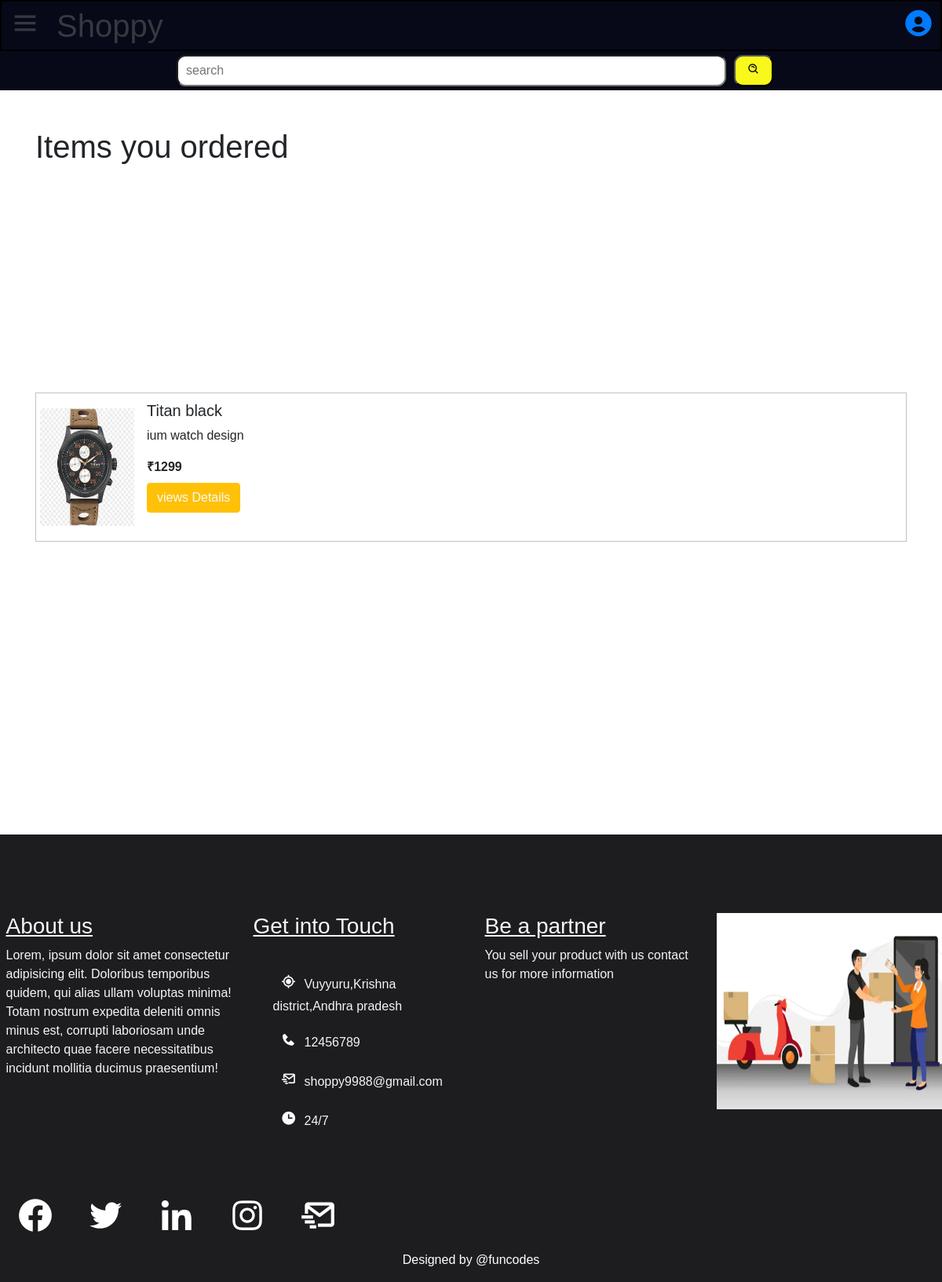
Page /orders.php (signed in) on the committed database.
### tables this page shows
CREATE TABLE `products` (
  `prod_id` int(255) NOT NULL,
  `prod_category` text NOT NULL,
  `prod_uniq` text NOT NULL,
  `prod_image` text NOT NULL,
  `pro_title` varchar(20) NOT NULL,
  `product_descrip` text NOT NULL,
  `prod_price` int(12) NOT NULL,
  `pro_quant` text NOT NULL,
  `status` varchar(200) NOT NULL,
  `date` datetime NOT NULL DEFAULT current_timestamp()
);

CREATE TABLE `orders` (
  `order_id` text NOT NULL,
  `prod_name` text NOT NULL,
  `prod_image` text NOT NULL,
  `product_id` text NOT NULL,
  `prod_price` int(12) NOT NULL,
  `prod_quanti` int(5) NOT NULL,
  `total_price` int(12) NOT NULL,
  `user_id` int(15) NOT NULL,
  `user_name` varchar(20) NOT NULL,
  `user_mobile` varchar(12) NOT NULL,
  `user_address` text NOT NULL,
  `user_city` varchar(15) NOT NULL,
  `user_navt` varchar(10) NOT NULL,
  `user_pin` int(11) NOT NULL,
  `user_dist` varchar(20) NOT NULL,
  `userstate` varchar(110) NOT NULL,
  `order_status` int(10) NOT NULL,
  `date` datetime NOT NULL DEFAULT current_timestamp()
);

### orders.php (the view, shortened to what this page needs)
<!doctype html>
<html lang="en">
<head>
  <link href='https://unpkg.com/boxicons@2.0.9/css/boxicons.min.css' rel='stylesheet'>
  <link rel="stylesheet" href="https://cdn.jsdelivr.net/npm/bootstrap@4.5.3/dist/css/bootstrap.min.css">
  <link rel="stylesheet" href="shoppy1.css">
</head>
<body onload="lood()">
  <?php include "sidebar.php" ?>
  <div class="container procont my-5">
    <?php
    include "partials/_dbconnect.php";
    if (isset($_SESSION['loggedin'])) {
      $userid = $_SESSION['userid'];
      $sql11 = "select * from `orders` where user_id ='$userid'";
      $result11 = mysqli_query($con, $sql11);
      echo '<h1 class="mb-3">Items you ordered</h1>';
      while ($row11 = mysqli_fetch_assoc($result11)) {
        $proId = $row11['product_id'];
        $pro_price=$row11['prod_price'];
        $main = "select * from `products` where prod_uniq='$proId'";
        $query = mysqli_query($con, $main);
        while ($row12 = mysqli_fetch_assoc($query)) {
          $pro_name = $row12['pro_title'];
          $pro_descrip = $row12['product_descrip'];
          $pro_image = $row12['prod_image'];
          $prodcode =base64_encode($proId);
          echo '<div class="media mediacart ">
            <img class="align-self-center mr-3" src="products/'.$pro_image.'" alt="Generic placeholder image">
            <div class="media-body">
               <h5 class="mt-0">'.$pro_name.'</h5>
               <p>'.substr($pro_descrip,10).'</p>
               <p class="mb-0 my-2"><b>&#8377;'.$pro_price.'</b></p>
               <button class="btn btn-warning"><a href="/shoppyproject/orderDetails.php?prod='.$prodcode.'" class="text-light">views Details</a></button>
             </div>
           </div>';
        }
      }
    }
    ?>
  </div>
  <?php include "footer.php" ?>
</body>
</html>

### shoppy1.css (style rules this page uses)
* { padding: 0; margin: 0; }
body { box-sizing: none; }
@media (min-width: 1200px) { .container .media { height: 190px; } }
.container .media img { height: 150px; width: 120px; }
.container .media { border: 1px solid rgb(194, 194, 194); padding: 10px 5px; width: 350px; }
.procont { display: flex; flex-direction: row; flex-wrap: wrap; justify-content: space-between; min-height: 100vh; }
.container .mediacart { width: 100%; }
* { box-sizing: border-box; }
body { font-family: Arial, Helvetica, sans-serif; }

### rows in the picture
orders: prod_price "1299"
products: prod_image (picture), pro_title "Titan black", product_descrip "ium watch design"
